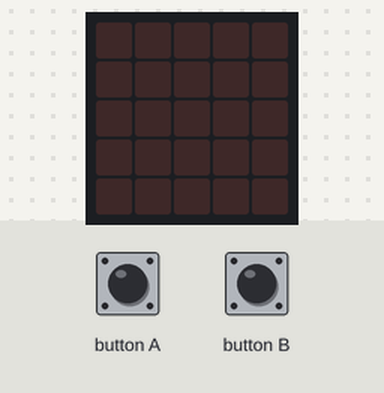
This program was run on a simulated BBC micro:bit (MakeCode). On the bench: the board's 5×5 LED display. The test bench sets the inputs (shaded band). Random numbers come from a fixed seed; the 48×5 strip is a reading aid, not a part: it shows the text the display is scrolling, unrolled, one strip-width of it at a time.

Above: at 1.2 s.
1.3 s: button A pressed for 0.15 s
At 2.0 s:
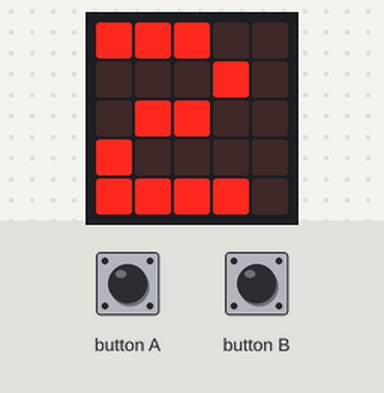
4.4 s: button B pressed for 0.15 s
At 7.1 s:
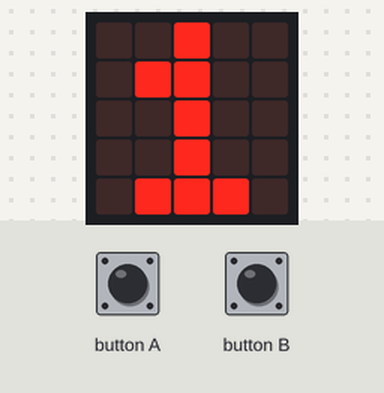
7.5 s: button A pressed for 0.15 s
At 9.05 s:
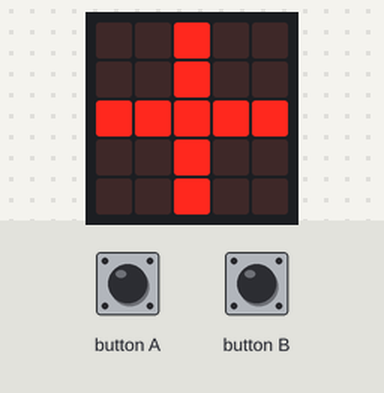
10.6 s: button B pressed for 0.15 s
At 17.2 s:
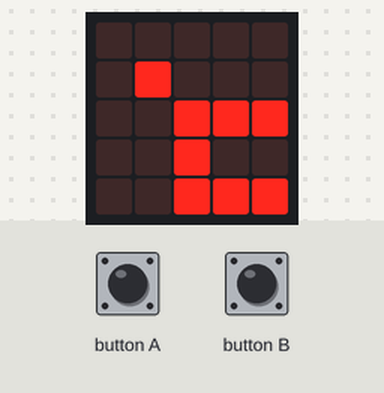
Timing chart, 0 to 17.7 s (numbered marks = the images above; inputs shaded):
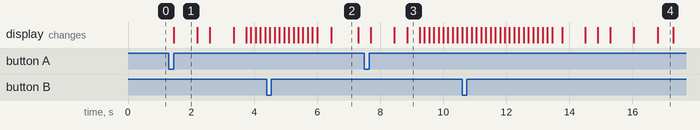

The program:

main.ts
```typescript
let _1_numero = 0
let _2_numero = 0
let numero_aleatorio = 0
let farenheit = 0
input.onButtonPressed(Button.A, function () {
    _1_numero = randint(0, 10)
    basic.showNumber(_1_numero)
    basic.showLeds(`
        . . # . .
        . . # . .
        # # # # #
        . . # . .
        . . # . .
        `)
    _2_numero = randint(0, 10)
    basic.showNumber(_2_numero)
    basic.showLeds(`
        . . . . .
        # # # # #
        . . . . .
        # # # # #
        . . . . .
        `)
    basic.showNumber(_1_numero + _2_numero)
})
input.onButtonPressed(Button.B, function () {
    numero_aleatorio = randint(0, 10)
    basic.showNumber(numero_aleatorio)
    basic.pause(100)
    basic.showLeds(`
        . . . . .
        . # . . .
        . . # # #
        . . # . .
        . . # # #
        `)
    basic.pause(100)
    basic.showLeds(`
        . . . . .
        # # # # #
        . . . . .
        # # # # #
        . . . . .
        `)
    basic.pause(100)
    farenheit = numero_aleatorio * (1.8 + 32)
    basic.showNumber(farenheit)
    basic.pause(100)
    basic.showLeds(`
        . # . . .
        . . # # #
        . . # . .
        . . # # .
        . . # . .
        `)
    basic.pause(100)
})
basic.forever(function () {

})
```

test.ts
```typescript
// aquí va el archivo "tests"; esto no se compilará cuando este paquete se utilice como una extensión.
```

Measured:
- after the input at 1.3 s, the display: changes after 0.15 s (image 1)
- what the display in image 1 shows lasts 0.7 s, from 1.5 s to 2.2 s
- what the display in image 2 shows lasts 0.8 s, from 6.5 s to 7.3 s
- what the display in image 3 shows lasts 0.4 s, from 8.9 s to 9.3 s
- what the display in image 4 shows lasts 0.5 s, from 16.8 s to 17.3 s
